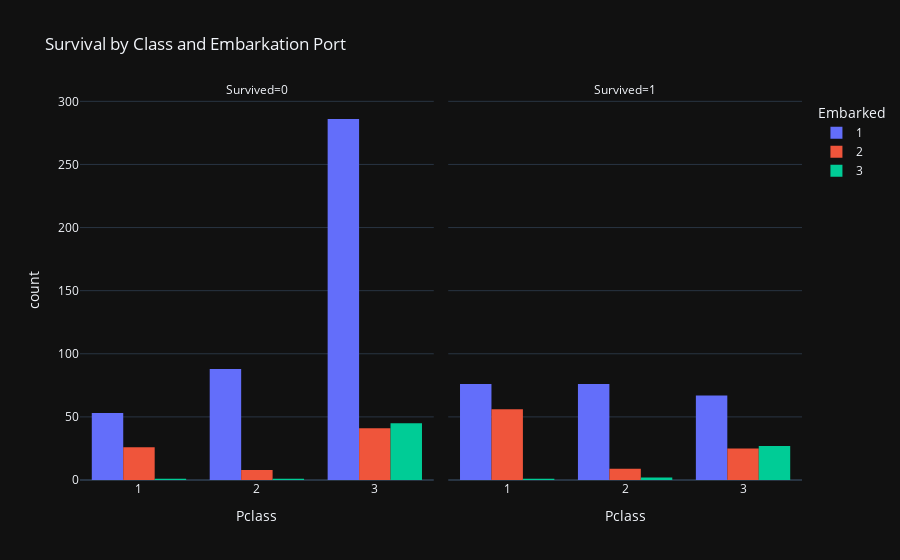

The notebook cell this image was saved under:
### Markdown cell above
EDA

### Code cell
#جنسیت، پول بلیط و کلاس بلیط بیشترین تاثیر دارند.
sns.heatmap(clean_df.corr(numeric_only=True), annot=True, fmt=".2f", cmap="coolwarm")
plt.title("Correlation")
plt.show()


clean_df_by_sex = clean_df.groupby("Sex")["Survived"].mean()
plt.figure(figsize=(14, 14))

plt.subplot(3, 3, 1)
#زنان نسبت به مردان نرخ نجات  بالاتری داشتند
sns.barplot(x=clean_df_by_sex.index, y=clean_df_by_sex.values)
plt.xticks([0, 1], ["Male", "Female"])
plt.ylabel("Survival Rate")
plt.title("Survival Rate by Sex")

#مسافران کلاس 1 و کلاس 3 کمترین بیشتر نجات یافتند
plt.subplot(3, 3, 2)
sns.barplot(x="Pclass", y="Survived", data=clean_df)
plt.title("Survival Rate by Class")
plt.ylabel("Survival Rate")

#مسافرانی که از بندر C سوار شدهاند، بالاترین نرخ نجات را داشتند
plt.subplot(3, 3, 3)
sns.barplot(x="Embarked", y="Survived", data=clean_df)
plt.xticks([0, 1, 2], ["S", "C", "Q"])
plt.title("Survival Rate by Embark")
plt.ylabel("Survival Rate")

plt.tight_layout()
plt.show()

classes = [1, 2, 3]
fig, axes = plt.subplots(nrows=1, ncols=3, figsize=(18, 5))

#کلاس یک بیشتر و کلاس سه بسیار کمتر نجات پیدا کرده اند
#در کلاس 1، زنان  یک مقدار بیشتر نسبت به مردان نجات یافتند.
#در کلاس 2 زنان نسبت به مردان بیشتر نجات یافته بودند.
# در کلاس ۳ تعداد نجات یافته ها کم بوده اما با این حال زنان بیشتر از مردان نجات یافته اند
for idx, pclass in enumerate(classes):
    ax = axes[idx]
    class_df = clean_df[clean_df["Pclass"] == pclass]
    sns.countplot(data=clean_df, x="Sex", hue="Survived", ax=ax)
    ax.set_xticks([0, 1])
    ax.set_xticklabels(["Male", "Female"])
    ax.set_title(f"Survival by Gender in class {pclass}")
    ax.set_xlabel("Gender")
    ax.set_ylabel("Count")

plt.tight_layout()
plt.show()

# افرادی که کلاس 1 بودند و از بندر C سوار شده اند بیشتر نجات یافته اند

fig = px.histogram(clean_df, x="Pclass", color="Embarked", barmode="group", facet_col="Survived",
                   title="Survival by Class and Embarkation Port")
fig.show()

### Figure 1 — Plotly figure (JSON) as saved in the notebook; plotly's stock layout.template omitted (floating-point values rounded to 4 significant figures; data arrays with more than 128 entries replaced by an {"elided": "..."} marker saying what was removed)
{"data": [{"alignmentgroup": "True", "bingroup": "x", "hovertemplate": "Embarked=1<br>Survived=0<br>Pclass=%{x}<br>count=%{y}<extra></extra>", "legendgroup": "1", "marker": {"color": "#636efa", "pattern": {"shape": ""}}, "name": "1", "offsetgroup": "1", "orientation": "v", "showlegend": true, "x": {"elided": "427 int values"}, "xaxis": "x", "yaxis": "y", "type": "histogram"}, {"alignmentgroup": "True", "bingroup": "x", "hovertemplate": "Embarked=1<br>Survived=1<br>Pclass=%{x}<br>count=%{y}<extra></extra>", "legendgroup": "1", "marker": {"color": "#636efa", "pattern": {"shape": ""}}, "name": "1", "offsetgroup": "1", "orientation": "v", "showlegend": false, "x": {"elided": "219 int values"}, "xaxis": "x2", "yaxis": "y2", "type": "histogram"}, {"alignmentgroup": "True", "bingroup": "x", "hovertemplate": "Embarked=2<br>Survived=0<br>Pclass=%{x}<br>count=%{y}<extra></extra>", "legendgroup": "2", "marker": {"color": "#EF553B", "pattern": {"shape": ""}}, "name": "2", "offsetgroup": "2", "orientation": "v", "showlegend": true, "x": [3, 1, 1, 3, 3, 1, 3, 3, 1, 3, 1, 3, 3, 1, 2, 3, 2, 1, 3, 1, 1, 1, 2, 3, 3, 3, 1, 3, 2, 1, 3, 2, 3, 3, 2, 3, 1, 1, 3, 3, 1, 1, 1, 3, 1, 3, 3, 3, 3, 1, 1, 3, 3, 1, 3, 3, 3, 1, 3, 2, 3, 1, 3, 3, 1, 3, 1, 1, 3, 2, 3, 3, 3, 3, 3], "xaxis": "x", "yaxis": "y", "type": "histogram"}, {"alignmentgroup": "True", "bingroup": "x", "hovertemplate": "Embarked=2<br>Survived=1<br>Pclass=%{x}<br>count=%{y}<extra></extra>", "legendgroup": "2", "marker": {"color": "#EF553B", "pattern": {"shape": ""}}, "name": "2", "offsetgroup": "2", "orientation": "v", "showlegend": false, "x": [1, 2, 3, 1, 3, 3, 2, 1, 3, 1, 3, 3, 1, 1, 3, 1, 1, 1, 3, 1, 1, 1, 1, 1, 1, 1, 1, 1, 1, 1, 1, 1, 3, 1, 1, 1, 1, 3, 2, 1, 3, 1, 3, 3, 2, 1, 1, 1, 1, 3, 1, 1, 2, 1, 3, 1, 1, 1, 1, 1, 1, 2, 3, 1, 1, 3, 1, 1, 1, 3, 1, 3, 1, 1, 1, 3, 3, 3, 2, 3, 1, 1, 1, 1, 3, 2, 2, 3, 1, 1], "xaxis": "x2", "yaxis": "y2", "type": "histogram"}, {"alignmentgroup": "True", "bingroup": "x", "hovertemplate": "Embarked=3<br>Survived=0<br>Pclass=%{x}<br>count=%{y}<extra></extra>", "legendgroup": "3", "marker": {"color": "#00cc96", "pattern": {"shape": ""}}, "name": "3", "offsetgroup": "3", "orientation": "v", "showlegend": true, "x": [3, 3, 3, 3, 3, 3, 3, 3, 3, 3, 1, 3, 3, 3, 3, 3, 3, 3, 3, 3, 3, 3, 3, 3, 3, 3, 3, 3, 3, 3, 2, 3, 3, 3, 3, 3, 3, 3, 3, 3, 3, 3, 3, 3, 3, 3, 3], "xaxis": "x", "yaxis": "y", "type": "histogram"}, {"alignmentgroup": "True", "bingroup": "x", "hovertemplate": "Embarked=3<br>Survived=1<br>Pclass=%{x}<br>count=%{y}<extra></extra>", "legendgroup": "3", "marker": {"color": "#00cc96", "pattern": {"shape": ""}}, "name": "3", "offsetgroup": "3", "orientation": "v", "showlegend": false, "x": [3, 3, 3, 3, 3, 3, 3, 3, 3, 3, 3, 3, 3, 3, 3, 3, 2, 2, 3, 3, 3, 3, 1, 3, 3, 3, 3, 3, 3, 3], "xaxis": "x2", "yaxis": "y2", "type": "histogram"}], "layout": {"xaxis": {"anchor": "y", "domain": [0.0, 0.49], "title": {"text": "Pclass"}}, "yaxis": {"anchor": "x", "domain": [0.0, 1.0], "title": {"text": "count"}}, "xaxis2": {"anchor": "y2", "domain": [0.51, 1.0], "matches": "x", "title": {"text": "Pclass"}}, "yaxis2": {"anchor": "x2", "domain": [0.0, 1.0], "matches": "y", "showticklabels": false}, "annotations": [{"font": {}, "showarrow": false, "text": "Survived=0", "x": 0.245, "xanchor": "center", "xref": "paper", "y": 1.0, "yanchor": "bottom", "yref": "paper"}, {"font": {}, "showarrow": false, "text": "Survived=1", "x": 0.755, "xanchor": "center", "xref": "paper", "y": 1.0, "yanchor": "bottom", "yref": "paper"}], "legend": {"title": {"text": "Embarked"}, "tracegroupgap": 0}, "title": {"text": "Survival by Class and Embarkation Port"}, "barmode": "group"}}
